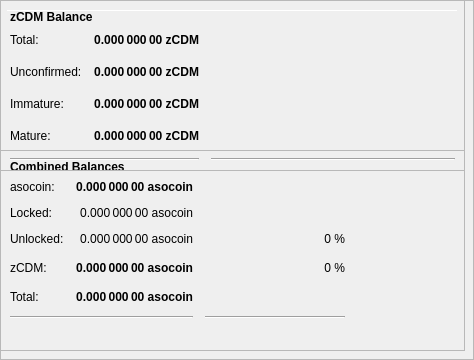
        <widget class="QFrame" name="frameObfuscation">
         <property name="minimumSize">
          <size>
           <width>0</width>
           <height>350</height>
          </size>
         </property>
         <property name="layoutDirection">
          <enum>Qt::LeftToRight</enum>
         </property>
         <property name="frameShape">
          <enum>QFrame::StyledPanel</enum>
         </property>
         <property name="frameShadow">
          <enum>QFrame::Raised</enum>
         </property>
         <widget class="QPushButton" name="runAutoDenom">
          <property name="geometry">
           <rect>
            <x>251</x>
            <y>17</y>
            <width>1</width>
            <height>1</height>
           </rect>
          </property>
          <property name="palette">
           <palette>
            <active>
             <colorrole role="WindowText">
              <brush brushstyle="SolidPattern">
               <color alpha="255">
                <red>0</red>
                <green>0</green>
                <blue>0</blue>
               </color>
              </brush>
             </colorrole>
             <colorrole role="Button">
              <brush brushstyle="SolidPattern">
               <color alpha="255">
                <red>239</red>
                <green>238</green>
                <blue>238</blue>
               </color>
              </brush>
             </colorrole>
             <colorrole role="Light">
              <brush brushstyle="SolidPattern">
               <color alpha="255">
                <red>255</red>
                <green>255</green>
                <blue>255</blue>
               </color>
              </brush>
             </colorrole>
             <colorrole role="Midlight">
              <brush brushstyle="SolidPattern">
               <color alpha="255">
                <red>247</red>
                <green>246</green>
                <blue>246</blue>
               </color>
              </brush>
             </colorrole>
             <colorrole role="Dark">
              <brush brushstyle="SolidPattern">
               <color alpha="255">
                <red>119</red>
                <green>119</green>
                <blue>119</blue>
               </color>
              </brush>
             </colorrole>
             <colorrole role="Mid">
              <brush brushstyle="SolidPattern">
               <color alpha="255">
                <red>159</red>
                <green>159</green>
                <blue>159</blue>
               </color>
              </brush>
             </colorrole>
             <colorrole role="Text">
              <brush brushstyle="SolidPattern">
               <color alpha="255">
                <red>0</red>
                <green>0</green>
                <blue>0</blue>
               </color>
              </brush>
             </colorrole>
             <colorrole role="BrightText">
              <brush brushstyle="SolidPattern">
               <color alpha="255">
                <red>255</red>
                <green>255</green>
                <blue>255</blue>
               </color>
              </brush>
             </colorrole>
             <colorrole role="ButtonText">
              <brush brushstyle="SolidPattern">
               <color alpha="255">
                <red>0</red>
                <green>0</green>
                <blue>0</blue>
               </color>
              </brush>
             </colorrole>
             <colorrole role="Base">
              <brush brushstyle="SolidPattern">
               <color alpha="255">
                <red>255</red>
                <green>255</green>
                <blue>255</blue>
               </color>
              </brush>
             </colorrole>
             <colorrole role="Window">
              <brush brushstyle="SolidPattern">
               <color alpha="255">
                <red>239</red>
                <green>238</green>
                <blue>238</blue>
               </color>
              </brush>
             </colorrole>
             <colorrole role="Shadow">
              <brush brushstyle="SolidPattern">
               <color alpha="255">
                <red>0</red>
                <green>0</green>
                <blue>0</blue>
               </color>
              </brush>
             </colorrole>
             <colorrole role="AlternateBase">
              <brush brushstyle="SolidPattern">
               <color alpha="255">
                <red>247</red>
                <green>246</green>
                <blue>246</blue>
               </color>
              </brush>
             </colorrole>
             <colorrole role="ToolTipBase">
              <brush brushstyle="SolidPattern">
               <color alpha="255">
                <red>255</red>
                <green>255</green>
                <blue>220</blue>
               </color>
              </brush>
             </colorrole>
             <colorrole role="ToolTipText">
              <brush brushstyle="SolidPattern">
               <color alpha="255">
                <red>0</red>
                <green>0</green>
                <blue>0</blue>
               </color>
              </brush>
             </colorrole>
            </active>
            <inactive>
             <colorrole role="WindowText">
              <brush brushstyle="SolidPattern">
               <color alpha="255">
                <red>0</red>
                <green>0</green>
                <blue>0</blue>
               </color>
              </brush>
             </colorrole>
             <colorrole role="Button">
              <brush brushstyle="SolidPattern">
               <color alpha="255">
                <red>239</red>
                <green>238</green>
                <blue>238</blue>
               </color>
              </brush>
             </colorrole>
             <colorrole role="Light">
              <brush brushstyle="SolidPattern">
               <color alpha="255">
                <red>255</red>
                <green>255</green>
                <blue>255</blue>
               </color>
              </brush>
             </colorrole>
             <colorrole role="Midlight">
              <brush brushstyle="SolidPattern">
               <color alpha="255">
                <red>247</red>
                <green>246</green>
                <blue>246</blue>
               </color>
              </brush>
             </colorrole>
             <colorrole role="Dark">
              <brush brushstyle="SolidPattern">
               <color alpha="255">
                <red>119</red>
                <green>119</green>
                <blue>119</blue>
               </color>
              </brush>
             </colorrole>
             <colorrole role="Mid">
              <brush brushstyle="SolidPattern">
               <color alpha="255">
                <red>159</red>
                <green>159</green>
                <blue>159</blue>
               </color>
              </brush>
             </colorrole>
             <colorrole role="Text">
              <brush brushstyle="SolidPattern">
               <color alpha="255">
                <red>0</red>
                <green>0</green>
                <blue>0</blue>
               </color>
              </brush>
             </colorrole>
             <colorrole role="BrightText">
              <brush brushstyle="SolidPattern">
               <color alpha="255">
                <red>255</red>
                <green>255</green>
                <blue>255</blue>
               </color>
              </brush>
             </colorrole>
             <colorrole role="ButtonText">
              <brush brushstyle="SolidPattern">
               <color alpha="255">
                <red>0</red>
                <green>0</green>
                <blue>0</blue>
               </color>
              </brush>
             </colorrole>
             <colorrole role="Base">
              <brush brushstyle="SolidPattern">
               <color alpha="255">
                <red>255</red>
                <green>255</green>
                <blue>255</blue>
               </color>
              </brush>
             </colorrole>
             <colorrole role="Window">
              <brush brushstyle="SolidPattern">
               <color alpha="255">
                <red>239</red>
                <green>238</green>
                <blue>238</blue>
               </color>
              </brush>
             </colorrole>
             <colorrole role="Shadow">
              <brush brushstyle="SolidPattern">
               <color alpha="255">
                <red>0</red>
                <green>0</green>
                <blue>0</blue>
               </color>
              </brush>
             </colorrole>
             <colorrole role="AlternateBase">
              <brush brushstyle="SolidPattern">
               <color alpha="255">
                <red>247</red>
                <green>246</green>
                <blue>246</blue>
               </color>
              </brush>
             </colorrole>
             <colorrole role="ToolTipBase">
              <brush brushstyle="SolidPattern">
               <color alpha="255">
                <red>255</red>
                <green>255</green>
                <blue>220</blue>
               </color>
              </brush>
             </colorrole>
             <colorrole role="ToolTipText">
              <brush brushstyle="SolidPattern">
               <color alpha="255">
                <red>0</red>
                <green>0</green>
                <blue>0</blue>
               </color>
              </brush>
             </colorrole>
            </inactive>
            <disabled>
             <colorrole role="WindowText">
              <brush brushstyle="SolidPattern">
               <color alpha="255">
                <red>119</red>
                <green>119</green>
                <blue>119</blue>
               </color>
              </brush>
             </colorrole>
             <colorrole role="Button">
              <brush brushstyle="SolidPattern">
               <color alpha="255">
                <red>239</red>
                <green>238</green>
                <blue>238</blue>
               </color>
              </brush>
             </colorrole>
             <colorrole role="Light">
              <brush brushstyle="SolidPattern">
               <color alpha="255">
                <red>255</red>
                <green>255</green>
                <blue>255</blue>
               </color>
              </brush>
             </colorrole>
             <colorrole role="Midlight">
              <brush brushstyle="SolidPattern">
               <color alpha="255">
                <red>247</red>
                <green>246</green>
                <blue>246</blue>
               </color>
              </brush>
             </colorrole>
             <colorrole role="Dark">
              <brush brushstyle="SolidPattern">
               <color alpha="255">
                <red>119</red>
                <green>119</green>
                <blue>119</blue>
               </color>
              </brush>
             </colorrole>
             <colorrole role="Mid">
              <brush brushstyle="SolidPattern">
               <color alpha="255">
                <red>159</red>
                <green>159</green>
                <blue>159</blue>
               </color>
              </brush>
             </colorrole>
             <colorrole role="Text">
              <brush brushstyle="SolidPattern">
               <color alpha="255">
                <red>119</red>
                <green>119</green>
                <blue>119</blue>
               </color>
              </brush>
             </colorrole>
             <colorrole role="BrightText">
              <brush brushstyle="SolidPattern">
               <color alpha="255">
                <red>255</red>
                <green>255</green>
                <blue>255</blue>
               </color>
              </brush>
             </colorrole>
             <colorrole role="ButtonText">
              <brush brushstyle="SolidPattern">
               <color alpha="255">
                <red>119</red>
                <green>119</green>
                <blue>119</blue>
               </color>
              </brush>
             </colorrole>
             <colorrole role="Base">
              <brush brushstyle="SolidPattern">
               <color alpha="255">
                <red>239</red>
                <green>238</green>
                <blue>238</blue>
               </color>
              </brush>
             </colorrole>
             <colorrole role="Window">
              <brush brushstyle="SolidPattern">
               <color alpha="255">
                <red>239</red>
                <green>238</green>
                <blue>238</blue>
               </color>
              </brush>
             </colorrole>
             <colorrole role="Shadow">
              <brush brushstyle="SolidPattern">
               <color alpha="255">
                <red>0</red>
                <green>0</green>
                <blue>0</blue>
               </color>
              </brush>
             </colorrole>
             <colorrole role="AlternateBase">
              <brush brushstyle="SolidPattern">
               <color alpha="255">
                <red>239</red>
                <green>238</green>
                <blue>238</blue>
               </color>
              </brush>
             </colorrole>
             <colorrole role="ToolTipBase">
              <brush brushstyle="SolidPattern">
               <color alpha="255">
                <red>255</red>
                <green>255</green>
                <blue>220</blue>
               </color>
              </brush>
             </colorrole>
             <colorrole role="ToolTipText">
              <brush brushstyle="SolidPattern">
               <color alpha="255">
                <red>0</red>
                <green>0</green>
                <blue>0</blue>
               </color>
              </brush>
             </colorrole>
            </disabled>
           </palette>
          </property>
          <property name="focusPolicy">
           <enum>Qt::NoFocus</enum>
          </property>
          <property name="autoFillBackground">
           <bool>true</bool>
          </property>
          <property name="text">
           <string/>
          </property>
          <property name="flat">
           <bool>true</bool>
          </property>
         </widget>
         <widget class="Line" name="line">
          <property name="geometry">
           <rect>
            <x>7</x>
            <y>10</y>
            <width>451</width>
            <height>1</height>
           </rect>
          </property>
          <property name="orientation">
           <enum>Qt::Horizontal</enum>
          </property>
         </widget>
         <widget class="QFrame" name="frame_3">
          <property name="geometry">
           <rect>
            <x>0</x>
            <y>150</y>
            <width>465</width>
            <height>201</height>
           </rect>
          </property>
          <property name="frameShape">
           <enum>QFrame::StyledPanel</enum>
          </property>
          <property name="frameShadow">
           <enum>QFrame::Raised</enum>
          </property>
          <layout class="QVBoxLayout" name="verticalLayout_5">
           <item>
            <layout class="QHBoxLayout" name="horizontalLayout_5" stretch="0">
             <item>
              <widget class="QLabel" name="label_5z">
               <property name="maximumSize">
                <size>
                 <width>16777215</width>
                 <height>20</height>
                </size>
               </property>
               <property name="font">
                <font>
                 <weight>75</weight>
                 <bold>true</bold>
                </font>
               </property>
               <property name="toolTip">
                <string>Combined Balances (including unconfirmed and immature coins)</string>
               </property>
               <property name="text">
                <string>&lt;html&gt;&lt;head/&gt;&lt;body&gt;&lt;p&gt;Combined Balances&lt;/p&gt;&lt;/body&gt;&lt;/html&gt;</string>
               </property>
              </widget>
             </item>
            </layout>
           </item>
           <item>
            <layout class="QGridLayout" name="gridLayout_3">
             <property name="spacing">
              <number>12</number>
             </property>
             <item row="7" column="0" colspan="2">
              <widget class="Line" name="lineSpendableBalance_3">
               <property name="orientation">
                <enum>Qt::Horizontal</enum>
               </property>
              </widget>
             </item>
             <item row="7" column="2">
              <widget class="Line" name="lineWatchBalance_3">
               <property name="sizePolicy">
                <sizepolicy hsizetype="Preferred" vsizetype="Fixed">
                 <horstretch>0</horstretch>
                 <verstretch>0</verstretch>
                </sizepolicy>
               </property>
               <property name="minimumSize">
                <size>
                 <width>140</width>
                 <height>0</height>
                </size>
               </property>
               <property name="orientation">
                <enum>Qt::Horizontal</enum>
               </property>
              </widget>
             </item>
             <item row="4" column="1">
              <widget class="QLabel" name="labelzBalancez">
               <property name="font">
                <font>
                 <weight>75</weight>
                 <bold>true</bold>
                </font>
               </property>
               <property name="cursor">
                <cursorShape>IBeamCursor</cursorShape>
               </property>
               <property name="toolTip">
                <string>Total of transactions that have yet to be confirmed, and do not yet count toward the spendable balance</string>
               </property>
               <property name="text">
                <string notr="true">0.000 000 00 asocoin</string>
               </property>
               <property name="alignment">
                <set>Qt::AlignRight|Qt::AlignTrailing|Qt::AlignVCenter</set>
               </property>
               <property name="textInteractionFlags">
                <set>Qt::LinksAccessibleByMouse|Qt::TextSelectableByKeyboard|Qt::TextSelectableByMouse</set>
               </property>
              </widget>
             </item>
             <item row="6" column="1">
              <widget class="QLabel" name="labelTotalz">
               <property name="font">
                <font>
                 <weight>75</weight>
                 <bold>true</bold>
                </font>
               </property>
               <property name="cursor">
                <cursorShape>IBeamCursor</cursorShape>
               </property>
               <property name="toolTip">
                <string>Total Balance, including unconfirmed and immature coins.</string>
               </property>
               <property name="text">
                <string notr="true">0.000 000 00 asocoin</string>
               </property>
               <property name="alignment">
                <set>Qt::AlignRight|Qt::AlignTrailing|Qt::AlignVCenter</set>
               </property>
               <property name="textInteractionFlags">
                <set>Qt::LinksAccessibleByMouse|Qt::TextSelectableByKeyboard|Qt::TextSelectableByMouse</set>
               </property>
              </widget>
             </item>
             <item row="4" column="3">
              <spacer name="horizontalSpacer_6">
               <property name="orientation">
                <enum>Qt::Horizontal</enum>
               </property>
               <property name="sizeHint" stdset="0">
                <size>
                 <width>40</width>
                 <height>20</height>
                </size>
               </property>
              </spacer>
             </item>
             <item row="6" column="0">
              <widget class="QLabel" name="labelTotalTextz">
               <property name="text">
                <string>Total:</string>
               </property>
              </widget>
             </item>
             <item row="1" column="0">
              <widget class="QLabel" name="labelBalanceTextz">
               <property name="text">
                <string>asocoin:</string>
               </property>
              </widget>
             </item>
             <item row="1" column="1">
              <widget class="QLabel" name="labelBalancez">
               <property name="font">
                <font>
                 <weight>75</weight>
                 <bold>true</bold>
                </font>
               </property>
               <property name="cursor">
                <cursorShape>IBeamCursor</cursorShape>
               </property>
               <property name="toolTip">
                <string>Your current spendable balance</string>
               </property>
               <property name="text">
                <string notr="true">0.000 000 00 asocoin</string>
               </property>
               <property name="alignment">
                <set>Qt::AlignRight|Qt::AlignTrailing|Qt::AlignVCenter</set>
               </property>
               <property name="textInteractionFlags">
                <set>Qt::LinksAccessibleByMouse|Qt::TextSelectableByKeyboard|Qt::TextSelectableByMouse</set>
               </property>
              </widget>
             </item>
             <item row="4" column="0">
              <widget class="QLabel" name="labelzBalanceTextz">
               <property name="toolTip">
                <string/>
               </property>
               <property name="text">
                <string>zCDM:</string>
               </property>
              </widget>
             </item>
             <item row="4" column="2">
              <widget class="QLabel" name="labelzCDMPercent">
               <property name="toolTip">
                <string>Current percentage of zCDM.
If AutoMint is enabled this percentage will settle around the configured AutoMint percentage (default = 10%)</string>
               </property>
               <property name="text">
                <string>0 %</string>
               </property>
               <property name="alignment">
                <set>Qt::AlignRight|Qt::AlignTrailing|Qt::AlignVCenter</set>
               </property>
              </widget>
             </item>
             <item row="6" column="2">
              <widget class="QLabel" name="label100Percent">
               <property name="text">
                <string/>
               </property>
               <property name="alignment">
                <set>Qt::AlignRight|Qt::AlignTrailing|Qt::AlignVCenter</set>
               </property>
              </widget>
             </item>
             <item row="2" column="1">
              <widget class="QLabel" name="labelLockedBalance">
               <property name="toolTip">
                <string>Locked asocoin or Masternode collaterals. These are excluded from zCDM minting.</string>
               </property>
               <property name="text">
                <string>0.000 000 00 asocoin</string>
               </property>
               <property name="alignment">
                <set>Qt::AlignRight|Qt::AlignTrailing|Qt::AlignVCenter</set>
               </property>
              </widget>
             </item>
             <item row="2" column="0">
              <widget class="QLabel" name="labelLockedBalanceText">
               <property name="toolTip">
                <string>Locked asocoin or Masternode collaterals. These are excluded from zCDM minting.</string>
               </property>
               <property name="text">
                <string>Locked:</string>
               </property>
              </widget>
             </item>
             <item row="3" column="0">
              <widget class="QLabel" name="labelUnLockedBalanceText">
               <property name="toolTip">
                <string>Unlocked asocoins. These can be used for zCDM minting.</string>
               </property>
               <property name="text">
                <string>Unlocked:</string>
               </property>
              </widget>
             </item>
             <item row="3" column="1">
              <widget class="QLabel" name="labelUnLockedBalance">
               <property name="toolTip">
                <string>Unlocked asocoins. These can be used for zCDM minting.</string>
               </property>
               <property name="text">
                <string>0.000 000 00 asocoin</string>
               </property>
               <property name="alignment">
                <set>Qt::AlignRight|Qt::AlignTrailing|Qt::AlignVCenter</set>
               </property>
              </widget>
             </item>
             <item row="3" column="2">
              <widget class="QLabel" name="labelasocoinPercent">
               <property name="text">
                <string>0 %</string>
               </property>
               <property name="alignment">
                <set>Qt::AlignRight|Qt::AlignTrailing|Qt::AlignVCenter</set>
               </property>
              </widget>
             </item>
            </layout>
           </item>
           <item>
            <spacer name="verticalSpacer">
             <property name="orientation">
              <enum>Qt::Vertical</enum>
             </property>
             <property name="sizeHint" stdset="0">
              <size>
               <width>20</width>
               <height>40</height>
              </size>
             </property>
            </spacer>
           </item>
          </layout>
         </widget>
         <widget class="QFrame" name="frame_4">
          <property name="geometry">
           <rect>
            <x>0</x>
            <y>0</y>
            <width>465</width>
            <height>171</height>
           </rect>
          </property>
          <property name="frameShape">
           <enum>QFrame::StyledPanel</enum>
          </property>
          <property name="frameShadow">
           <enum>QFrame::Raised</enum>
          </property>
          <layout class="QVBoxLayout" name="verticalLayout_7">
           <item>
            <layout class="QHBoxLayout" name="horizontalLayout_8" stretch="0">
             <item>
              <widget class="QLabel" name="label_5z_3">
               <property name="maximumSize">
                <size>
                 <width>16777215</width>
                 <height>20</height>
                </size>
               </property>
               <property name="font">
                <font>
                 <weight>75</weight>
                 <bold>true</bold>
                </font>
               </property>
               <property name="text">
                <string>zCDM Balance</string>
               </property>
              </widget>
             </item>
            </layout>
           </item>
           <item>
            <layout class="QGridLayout" name="gridLayout_5">
             <property name="spacing">
              <number>12</number>
             </property>
             <item row="4" column="0">
              <widget class="QLabel" name="labelzBalanceMatureText">
               <property name="toolTip">
                <string>Mature: more than 20 confirmation and more than 1 mints of the same denomination after it was minted.
These zCDM are spendable.</string>
               </property>
               <property name="text">
                <string>Mature:</string>
               </property>
              </widget>
             </item>
             <item row="5" column="0" colspan="2">
              <widget class="Line" name="lineSpendableBalance_5">
               <property name="orientation">
                <enum>Qt::Horizontal</enum>
               </property>
              </widget>
             </item>
             <item row="1" column="1">
              <widget class="QLabel" name="labelzBalance">
               <property name="font">
                <font>
                 <weight>75</weight>
                 <bold>true</bold>
                </font>
               </property>
               <property name="cursor">
                <cursorShape>IBeamCursor</cursorShape>
               </property>
               <property name="toolTip">
                <string>All available zCDM, unconfirmed and immature zCDM included.</string>
               </property>
               <property name="text">
                <string notr="true">0.000 000 00 zCDM</string>
               </property>
               <property name="alignment">
                <set>Qt::AlignRight|Qt::AlignTrailing|Qt::AlignVCenter</set>
               </property>
               <property name="textInteractionFlags">
                <set>Qt::LinksAccessibleByMouse|Qt::TextSelectableByKeyboard|Qt::TextSelectableByMouse</set>
               </property>
              </widget>
             </item>
             <item row="5" column="2">
              <widget class="Line" name="lineWatchBalance_5">
               <property name="sizePolicy">
                <sizepolicy hsizetype="Preferred" vsizetype="Fixed">
                 <horstretch>0</horstretch>
                 <verstretch>0</verstretch>
                </sizepolicy>
               </property>
               <property name="minimumSize">
                <size>
                 <width>140</width>
                 <height>0</height>
                </size>
               </property>
               <property name="orientation">
                <enum>Qt::Horizontal</enum>
               </property>
              </widget>
             </item>
             <item row="1" column="0">
              <widget class="QLabel" name="labelzBalanceText">
               <property name="toolTip">
                <string>All available zCDM, unconfirmed and immature zCDM included.</string>
               </property>
               <property name="text">
                <string>Total:</string>
               </property>
              </widget>
             </item>
             <item row="1" column="2">
              <spacer name="horizontalSpacer_8">
               <property name="orientation">
                <enum>Qt::Horizontal</enum>
               </property>
               <property name="sizeHint" stdset="0">
                <size>
                 <width>40</width>
                 <height>20</height>
                </size>
               </property>
              </spacer>
             </item>
             <item row="4" column="2">
              <spacer name="horizontalSpacer_4">
               <property name="orientation">
                <enum>Qt::Horizontal</enum>
               </property>
               <property name="sizeHint" stdset="0">
                <size>
                 <width>40</width>
                 <height>20</height>
                </size>
               </property>
              </spacer>
             </item>
             <item row="4" column="1">
              <widget class="QLabel" name="labelzBalanceMature">
               <property name="font">
                <font>
                 <weight>75</weight>
                 <bold>true</bold>
                </font>
               </property>
               <property name="toolTip">
                <string>Mature: more than 20 confirmation and more than 1 mints of the same denomination after it was minted.
These zCDM are spendable.</string>
               </property>
               <property name="text">
                <string>0.000 000 00 zCDM</string>
               </property>
               <property name="alignment">
                <set>Qt::AlignRight|Qt::AlignTrailing|Qt::AlignVCenter</set>
               </property>
              </widget>
             </item>
             <item row="2" column="0">
              <widget class="QLabel" name="labelzBalanceUnconfirmedText">
               <property name="toolTip">
                <string>Unconfirmed: less than 20 confirmations
Immature: confirmed, but less than 1 mints of the same denomination after it was minted</string>
               </property>
               <property name="text">
                <string>Unconfirmed:</string>
               </property>
              </widget>
             </item>
             <item row="2" column="1">
              <widget class="QLabel" name="labelzBalanceUnconfirmed">
               <property name="font">
                <font>
                 <weight>75</weight>
                 <bold>true</bold>
                </font>
               </property>
               <property name="toolTip">
                <string>Unconfirmed: less than 20 confirmations
Immature: confirmed, but less than 1 mints of the same denomination after it was minted</string>
               </property>
               <property name="text">
                <string>0.000 000 00 zCDM</string>
               </property>
               <property name="alignment">
                <set>Qt::AlignRight|Qt::AlignTrailing|Qt::AlignVCenter</set>
               </property>
              </widget>
             </item>
             <item row="2" column="2">
              <spacer name="horizontalSpacer_5">
               <property name="orientation">
                <enum>Qt::Horizontal</enum>
               </property>
               <property name="sizeHint" stdset="0">
                <size>
                 <width>40</width>
                 <height>20</height>
                </size>
               </property>
              </spacer>
             </item>
             <item row="3" column="0">
              <widget class="QLabel" name="labelzBalanceImmatureText">
               <property name="toolTip">
                <string>Unconfirmed: less than 20 confirmations
Immature: confirmed, but less than 1 mints of the same denomination after it was minted</string>
               </property>
               <property name="text">
                <string>Immature:</string>
               </property>
              </widget>
             </item>
             <item row="3" column="1">
              <widget class="QLabel" name="labelzBalanceImmature">
               <property name="font">
                <font>
                 <weight>75</weight>
                 <bold>true</bold>
                </font>
               </property>
               <property name="toolTip">
                <string>Unconfirmed: less than 20 confirmations
Immature: confirmed, but less than 1 mints of the same denomination after it was minted</string>
               </property>
               <property name="text">
                <string>0.000 000 00 zCDM</string>
               </property>
               <property name="alignment">
                <set>Qt::AlignRight|Qt::AlignTrailing|Qt::AlignVCenter</set>
               </property>
              </widget>
             </item>
             <item row="3" column="2">
              <spacer name="horizontalSpacer_7">
               <property name="orientation">
                <enum>Qt::Horizontal</enum>
               </property>
               <property name="sizeHint" stdset="0">
                <size>
                 <width>40</width>
                 <height>20</height>
                </size>
               </property>
              </spacer>
             </item>
            </layout>
           </item>
          </layout>
         </widget>
        </widget>
